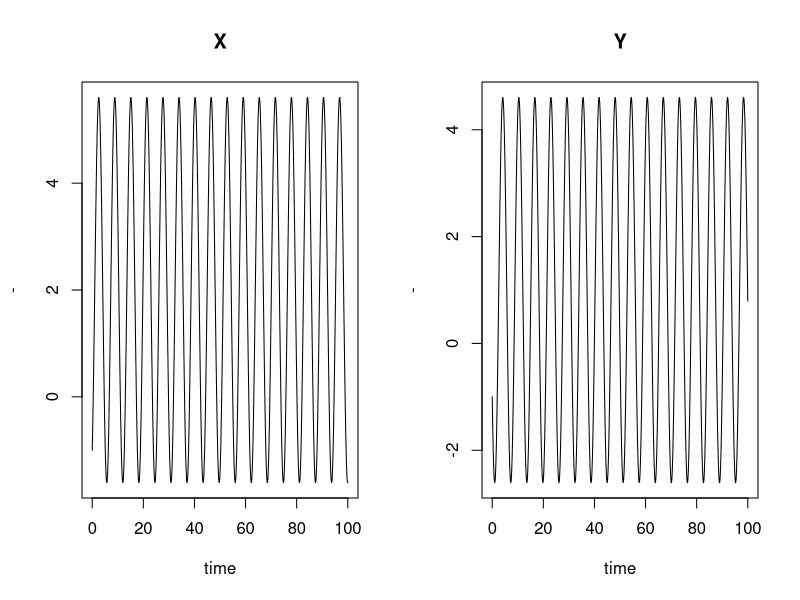
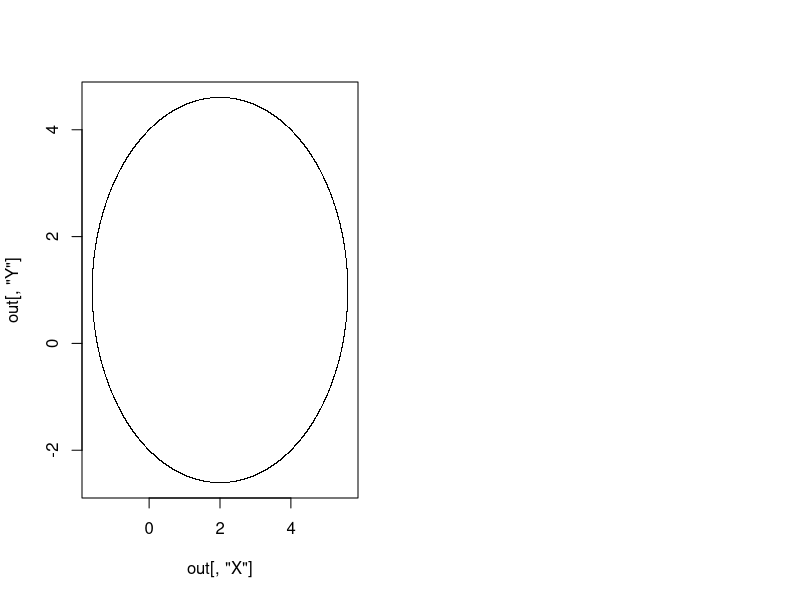

These charts were generated, in order, by the following R code:
## ---- chunk 1

#Reference:http://www.di.fc.ul.pt/~jpn/r/odes/index.html
#install.packages("deSolve")
library(deSolve)

parameters    <- c(a = 1, b = 1)
initial.state <- c(X = -1, Y = -1)

trajectory <-function(t, state, parameters) {
  with(as.list(c(state, parameters)),{
    dX <- 1 - b * Y
    dY <- a * X - 2
    
    list(c(dX, dY))
  })
}
times <- seq(0, 100, by = 0.01)
out <- ode(y = initial.state, times = times, func = trajectory, parms = parameters)
head(out)


plot(out, xlab = "time", ylab = "-")
plot(out[, "X"], out[, "Y"], pch = ".")
